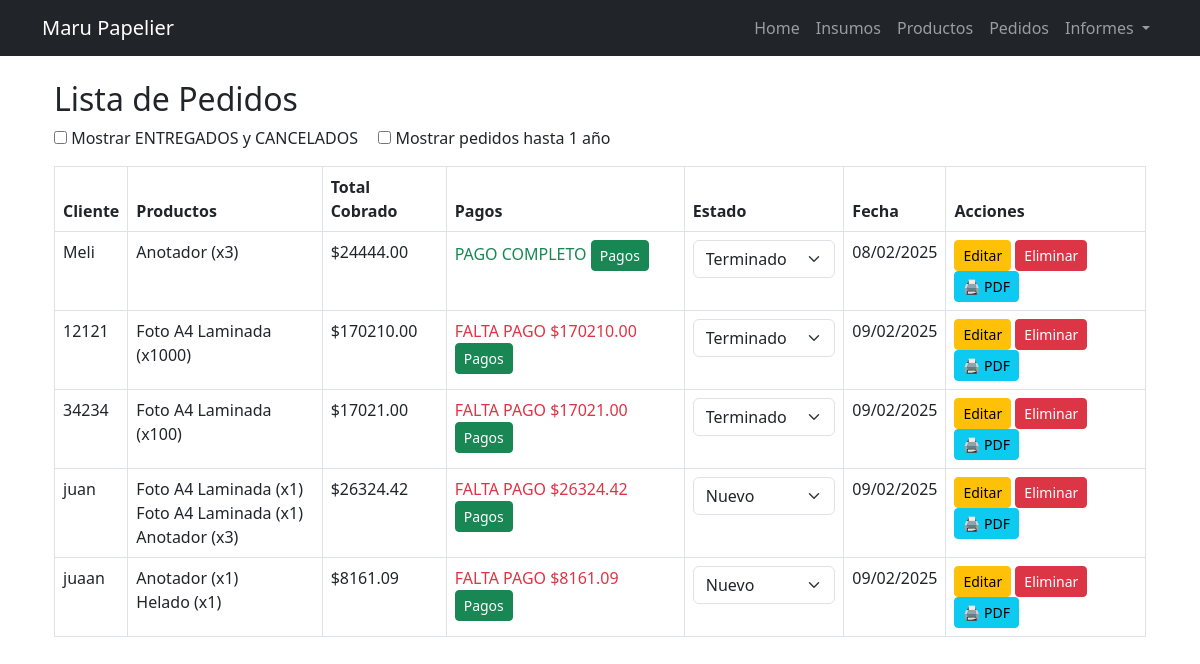
Page /gestion/pedidos/ on the committed database.
### gestion/models.py (models this page shows, shortened)
class Pedido(models.Model):
    ESTADOS = (
        ('NUEVO', 'Nuevo'),
        ('EN_PRODUCCION', 'En Producción'),
        ('TERMINADO', 'Terminado'),
        ('ENTREGADO', 'Entregado'),
        ('CANCELADO', 'Cancelado'),
    )
    cliente_nombre = models.CharField(max_length=100)
    cliente_telefono = models.CharField(max_length=20)
    cliente_email = models.EmailField(blank=True, null=True)
    cliente_instagram = models.CharField(max_length=100, blank=True, null=True)
    productos = models.ManyToManyField('Producto', through='PedidoProducto')
    total_costo = models.DecimalField(max_digits=10, decimal_places=2, default=0, editable=False)
    total_cobrado = models.DecimalField(max_digits=10, decimal_places=2, default=0, editable=False)
    ganancia = models.DecimalField(max_digits=10, decimal_places=2, default=0, editable=False)
    estado = models.CharField(max_length=20, choices=ESTADOS, default='NUEVO')
    fecha = models.DateTimeField(auto_now_add=True)
    def calcular_total_pagado(self):
        return self.pagos.aggregate(total=Sum("valor"))["total"] or 0
    def calcular_restante(self):
        return self.total_cobrado - self.calcular_total_pagado()
    def estado_pago(self):
        restante = self.calcular_restante()
        if restante > 0:
            return f"FALTA PAGO ${restante:.2f}"
        return "PAGO COMPLETO"

class PedidoProducto(models.Model):
    pedido = models.ForeignKey(Pedido, on_delete=models.CASCADE)
    producto = models.ForeignKey('Producto', on_delete=models.CASCADE)
    cantidad = models.PositiveIntegerField(default=1)
    precio_snapshot = models.DecimalField(max_digits=10, decimal_places=2, default=0, editable=False)
    costo_snapshot = models.DecimalField(max_digits=10, decimal_places=2, default=0, editable=False)

class Producto(models.Model):
    nombre = models.CharField(max_length=100)
    insumos = models.ManyToManyField(Insumo, through='ProductoInsumo')
    margen_ganancia = models.DecimalField(max_digits=5, decimal_places=2, help_text="Porcentaje de ganancia")
    costo_total = models.DecimalField(max_digits=10, decimal_places=2, default=0, editable=False)
    precio_venta = models.DecimalField(max_digits=10, decimal_places=2, default=0, editable=False)

### gestion/views.py (the view)
# urls.py: path('pedidos/', views.listar_pedidos, name='listar_pedidos'),
def listar_pedidos(request):
    mostrar_entregados = request.GET.get("mostrar_entregados") == "on"
    mostrar_antiguos = request.GET.get("mostrar_antiguos") == "on"
    fecha_limite = now() - timedelta(days=90)
    fecha_limite_antiguos = now() - timedelta(days=365)
    estados_base = ["NUEVO", "PENDIENTE", "EN PRODUCCION", "TERMINADO"]
    if mostrar_entregados:
        estados_base += ["ENTREGADO", "CANCELADO"]
    if mostrar_antiguos:
        pedidos = Pedido.objects.filter(estado__in=estados_base, fecha__gte=fecha_limite_antiguos).order_by("fecha")
    else:
        pedidos = Pedido.objects.filter(estado__in=estados_base, fecha__gte=fecha_limite).order_by("fecha")
    return render(request, "gestion/listar_pedidos.html", {"pedidos": pedidos, "mostrar_entregados": mostrar_entregados, "mostrar_antiguos": mostrar_antiguos})

### gestion/templates/gestion/listar_pedidos.html (shortened to what this page needs)
{% extends 'gestion/base.html' %}
{% block content %}
<div class="container">
    <h2 class="mt-4">Lista de Pedidos</h2>
    <form method="GET">
        <label>
            <input type="checkbox" name="mostrar_entregados" {% if mostrar_entregados %}checked{% endif %} onchange="this.form.submit()">
            Mostrar ENTREGADOS y CANCELADOS
        </label>
        <label class="ms-3">
            <input type="checkbox" name="mostrar_antiguos" {% if mostrar_antiguos %}checked{% endif %} onchange="this.form.submit()">
            Mostrar pedidos hasta 1 año
        </label>
    </form>
    <table class="table table-bordered mt-3">
        <thead>
            <tr>
                <th>Cliente</th>
                <th>Productos</th>
                <th>Total Cobrado</th>
                <th>Pagos</th>
                <th>Estado</th>
                <th>Fecha</th>
                <th>Acciones</th>
            </tr>
        </thead>
        <tbody>
            {% for pedido in pedidos %}
                <tr>
                    <td>{{ pedido.cliente_nombre }}</td>
                    <td>
                        {% for ped_prod in pedido.pedidoproducto_set.all %}
                            {{ ped_prod.producto.nombre }} (x{{ ped_prod.cantidad }})<br>
                        {% endfor %}
                    </td>
                    <td>${{ pedido.total_cobrado }}</td>
                    <td>
                        <span class="{% if pedido.calcular_restante > 0 %}text-danger{% else %}text-success{% endif %}">
                            {{ pedido.estado_pago }}
                        </span>
                        <a href="{% url 'gestionar_pagos' pedido.id %}" class="btn btn-success btn-sm">Pagos</a>
                    </td>
                    <td>
                        <select class="form-select estado-pedido" data-pedido-id="{{ pedido.id }}">
                            {% for estado in pedido.ESTADOS %}
                                <option value="{{ estado.0 }}" {% if pedido.estado == estado.0 %}selected{% endif %}>
                                    {{ estado.1 }}
                                </option>
                            {% endfor %}
                        </select>
                    </td>
                    <td>{{ pedido.fecha|date:"d/m/Y" }}</td>
                    <td>
                        <a href="{% url 'editar_pedido' pedido.id %}" class="btn btn-warning btn-sm">Editar</a>
                        <a href="{% url 'eliminar_pedido' pedido.id %}" class="btn btn-danger btn-sm">Eliminar</a>
                        <a href="{% url 'generar_pdf_pedido' pedido.id %}" class="btn btn-info btn-sm">
                            🖨 PDF
                        </a>
                    </td>
                </tr>
            {% empty %}
                <tr>
                    <td colspan="7" class="text-center">No hay pedidos registrados.</td>
                </tr>
            {% endfor %}
        </tbody>
    </table>
</div>
{% endblock %}

### rows in the picture
Pedido: cliente_nombre "Meli", total_cobrado "24444.00", estado_pago "PAGO COMPLETO", estado+id "Terminado", fecha "08/02/2025"
PedidoProducto: producto.nombre "Anotador", cantidad "3"
Pedido: cliente_nombre "12121", total_cobrado "170210.00", estado_pago "FALTA PAGO $170210.00", estado+id "Terminado", fecha "09/02/2025"
PedidoProducto: producto.nombre "Foto A4 Laminada", cantidad "1000"
Pedido: cliente_nombre "34234", total_cobrado "17021.00", estado_pago "FALTA PAGO $17021.00", estado+id "Terminado", fecha "09/02/2025"
PedidoProducto: producto.nombre "Foto A4 Laminada", cantidad "100"
Pedido: cliente_nombre "juan", total_cobrado "26324.42", estado_pago "FALTA PAGO $26324.42", estado+id "Nuevo", fecha "09/02/2025"
PedidoProducto: producto.nombre "Foto A4 Laminada", cantidad "1"
PedidoProducto: producto.nombre "Foto A4 Laminada", cantidad "1"
PedidoProducto: producto.nombre "Anotador", cantidad "3"
Pedido: cliente_nombre "juaan", total_cobrado "8161.09", estado_pago "FALTA PAGO $8161.09", estado+id "Nuevo", fecha "09/02/2025"
PedidoProducto: producto.nombre "Anotador", cantidad "1"
PedidoProducto: producto.nombre "Helado", cantidad "1"
